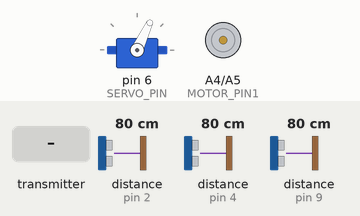
The sketch below on a simulated Arduino Uno, built with avr-gcc and run on an emulated ATmega328P. Parts: servo, motor-driver pin pairs drawn as motors (green arrow = first pin HIGH = forward, orange = second pin HIGH = backward, longer = more drive). Wiring (inferred from the names in the program): 3 × ultrasonic range finder: trigger pin 3, echo pin 2 / trigger pin 5, echo pin 4 / trigger pin 10, echo pin 9. The test bench sets the inputs (shaded band); at power-on: distance to the obstacle (sensors on pin 2, pin 4, pin 9) 80 cm. The echo pulse lasts 58.3 µs per cm; no radio packets arrive unless stated; what the sketch prints to the serial monitor is not drawn.

Above: at 1.2 s.
1.3 s: the transmitter starts sending data.0 = 0
At 3.5 s:
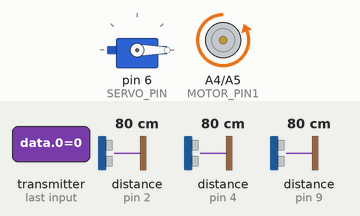
3.8 s: the transmitter starts sending data.1 = 128
At 4.3 s:
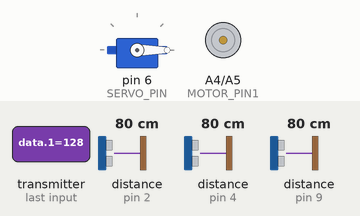
5.3 s: the transmitter starts sending data.1 = 255
At 6.0 s:
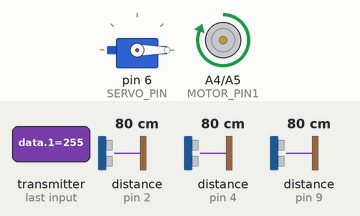
6.8 s: the transmitter starts sending data.0 = 128
At 7.7 s:
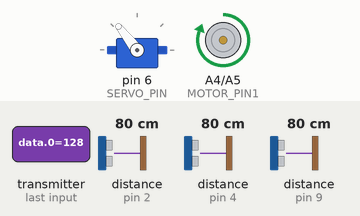
8.3 s: the transmitter starts sending data.0 = 255
At 9.4 s:
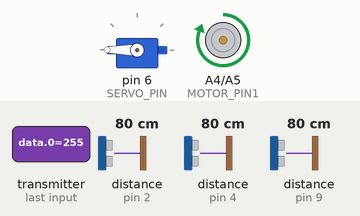
9.8 s: the transmitter starts sending data.1 = 0
At 11.2 s:
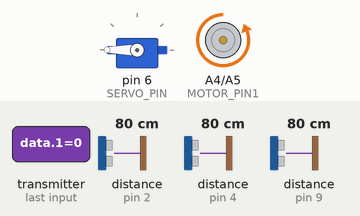
Timing chart, 0 to 12.3 s (numbered marks = the images above; inputs shaded):
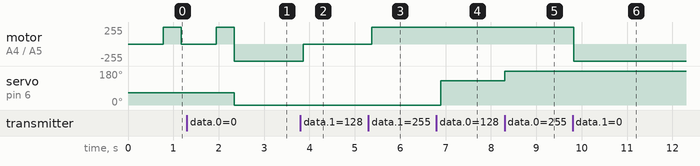

The sketch:

RC-AutoToyCar_1.0_Rx.ino
```cpp
#include <SPI.h>
#include <nRF24L01.h>
#include <RF24.h>
#include <Servo.h>

#define MOTOR_PIN1 A4
#define MOTOR_PIN2 A5
#define SERVO_PIN 6

#define CENTER_ECHO 2
#define CENTER_TRIG 3
#define LEFT_ECHO 9
#define LEFT_TRIG 10
#define RIGHT_ECHO 4
#define RIGHT_TRIG 5

int changeAngleTime = 150;
int initAngle = 65;
int runTime = 300;
int runSpeed = 128;

Servo servo;
RF24 radio(7, 8);
const byte address[6] = "00101";
uint8_t data[2];

void setup()
{

  pinMode(MOTOR_PIN1, OUTPUT);
  pinMode(MOTOR_PIN2, OUTPUT);
  pinMode(CENTER_ECHO, INPUT);
  pinMode(CENTER_TRIG, OUTPUT);
  pinMode(LEFT_ECHO, INPUT);
  pinMode(LEFT_TRIG, OUTPUT);
  pinMode(RIGHT_ECHO, INPUT);
  pinMode(RIGHT_TRIG, OUTPUT);

  Serial.begin(9600);
  radio.begin();
  servo.attach(SERVO_PIN);
  radio.openReadingPipe(0, address);
  radio.setPALevel(RF24_PA_MIN);
  radio.startListening();

  servo.write(initAngle);
}

void loop()
{
  //여기다가 알에프로 스위치 받은 값은 data[2]에 존재함
  Serial.println(radio.available());

  if (radio.available())
  {
    radio.read(&data, sizeof(data));
    // RC카 방향 및 속도 조절
    servo.write(data[0]);
    Serial.print("각도");
    Serial.print(data[0]);
    if (data[1] > 121 && data[1] < 135) //가운데 값이 128임
    {
      Serial.println("정지");
      carStop();
    }
    if (data[1] >= 135) //전진
    {
      uint8_t speedForw = data[1];
      Serial.print("전진");
      Serial.println(speedForw);
      carStart(speedForw);
    }
    if (data[1] <= 121 && data[1] >= 0) //후진
    {
      uint8_t speedRev = map(data[1], 0, 121, 134, 255);
      Serial.print("후진");
      Serial.println(speedRev);
      carReverse(speedRev);
    }

  }
  while (!(radio.available()))
  {
    carStop();
    long leftDistance = measureDistance(LEFT_ECHO, LEFT_TRIG);
    long centerDistance = measureDistance(CENTER_ECHO, CENTER_TRIG);
    long rightDistance = measureDistance(RIGHT_ECHO, RIGHT_TRIG);
    debugDistance(leftDistance, centerDistance, rightDistance);
    delay(500);
    long distanceDiff = rightDistance - leftDistance;
    int angle = initAngle;

    if (centerDistance > 140)
    {
      if (distanceDiff < 50 && distanceDiff > -50)
      { //
        angle = map(distanceDiff, -50, 50, initAngle - 20, initAngle + 20);
        autoDrive(angle);
        if (radio.available()) {
          break;
        }
      }
      else if (distanceDiff >= 50 && distanceDiff <= 90)
      { // turn right
        angle = map(distanceDiff, 50, 90, initAngle + 20, initAngle + 40);
        autoDrive(angle);
        if (radio.available()) {
          break;
        }
      }
      else if (distanceDiff <= -50 && distanceDiff >= -90)
      {
        angle = map(distanceDiff, -50, -90, initAngle - 20, initAngle - 40);
        autoDrive(angle);
        if (radio.available()) {
          break;
        }
      }
      else
      {
        angle = distanceDiff < 0 ? initAngle - 40 : initAngle + 40;
        autoDrive(angle);
        if (radio.available()) {
          break;
        }
      }
    }
    else
    {
      carStop();
      servo.write(initAngle);
      delay(150);
      carReverse(runSpeed);
      delay(runTime*2);
      carStop();
      angle = distanceDiff < 0 ? initAngle - 40 : initAngle + 40;
      autoDrive(angle);
      radio.read(&data, sizeof(data));
      if (radio.available()) {
        break;
      }
    }
  }
}


void debugDistance(long left, long center, long right)
{
  Serial.print("왼쪽 거리:");
  Serial.print(left);
  Serial.print("mm");
  Serial.print("가운데 거리:");
  Serial.print(center);
  Serial.print("mm");
  Serial.print("오른쪽 거리:");
  Serial.print(right);
  Serial.println("mm");
}


int measureDistance(int echo, int trig)
{
  long duration, distance; // 변수 설정

  digitalWrite(trig, HIGH); // 초음파 발생
  delayMicroseconds(20);

  digitalWrite(trig, LOW); // 초음파 끄기
  delayMicroseconds(20);

  duration = pulseIn(echo, HIGH);   // echo에 특정 신호 될때까지 시간 측정 함수 입력
  distance = duration * 170 / 1000; //mm로 변환
  distance = constrain(distance, 0, 300);

  return distance;
}
void autoDrive(int angle){
  servo.write(angle);
  delay(changeAngleTime);
  carStart(runSpeed);
  delay(runTime);
}

void carStop()
{
  analogWrite(MOTOR_PIN1, 0); //LOW
  analogWrite(MOTOR_PIN2, 0); //LOW
  delay(100);
}

void carStart(uint8_t speed)
{
  analogWrite(MOTOR_PIN1, speed);
  analogWrite(MOTOR_PIN2, 0);
  delay(100);
}

void carReverse(uint8_t speed)
{
  analogWrite(MOTOR_PIN1, 0);
  analogWrite(MOTOR_PIN2, speed);
  delay(100);
}
```

Measured:
- after the input at 1.3 s, servo on pin 6 (SERVO_PIN): 65° → 0° after 1.0 s
- after the input at 3.8 s, motor on A4 (MOTOR_PIN1) / A5 (MOTOR_PIN2): backward 255/255 → stopped after 0.06 s
- after the input at 5.3 s, motor on A4 (MOTOR_PIN1) / A5 (MOTOR_PIN2): stopped → forward 255/255 after 0.08 s
- after the input at 6.8 s, servo on pin 6 (SERVO_PIN): 0° → 128° after 0.09 s
- after the input at 8.3 s, servo on pin 6 (SERVO_PIN): 128° → 180° at once
- after the input at 9.8 s, motor on A4 (MOTOR_PIN1) / A5 (MOTOR_PIN2): forward 255/255 → backward 255/255 at once
